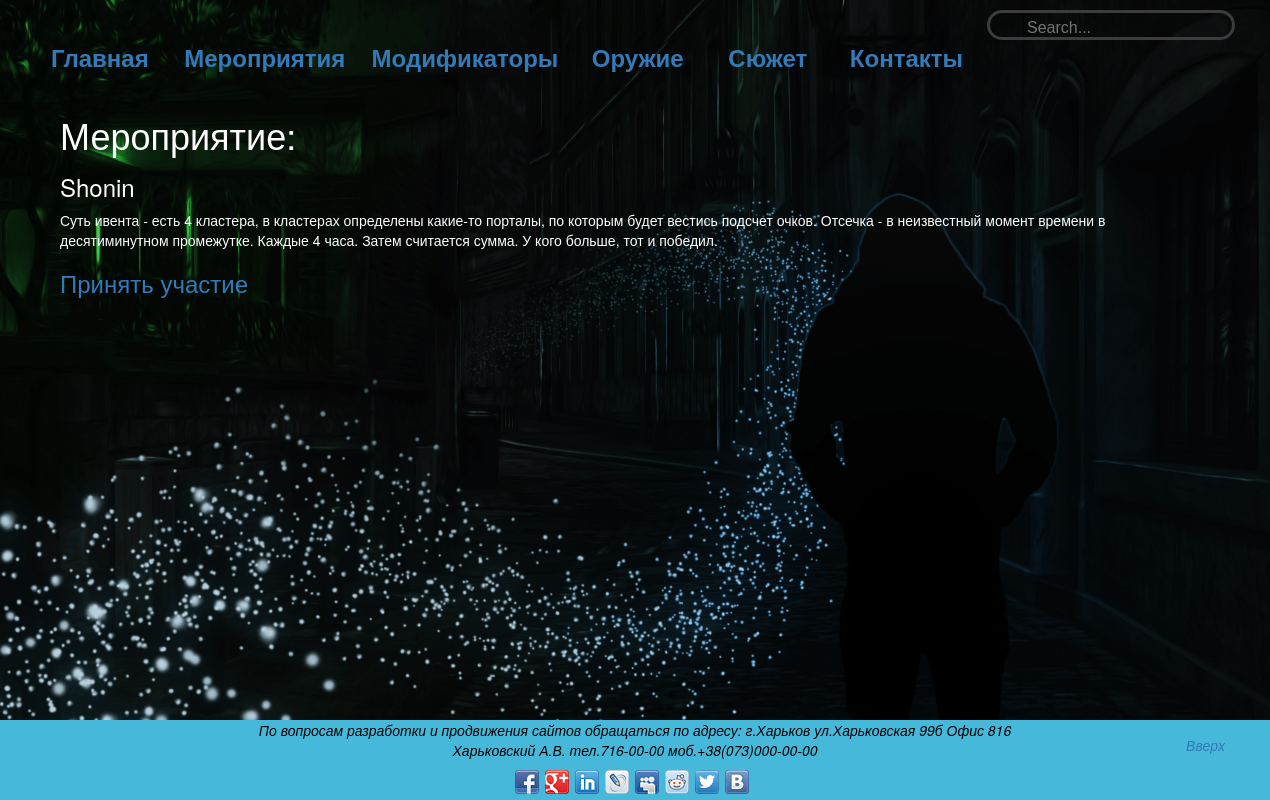
The app's page /events/1/ with its own data.
### events/models.py (models this page shows, shortened)
class Events(models.Model):
    name = models.CharField(max_length=200, unique=True, help_text='Название мероприятия')
    date = models.DateField(help_text='Дата проведения мероприятия')
    description = models.TextField(help_text='Описание мероприятия', blank=True)
    registration = models.BooleanField(help_text='Регистрация на мероприятие: обзательна или нет')
    location = models.CharField(max_length=255, help_text='Место проведения мероприятия')

### events/views.py (the view)
# urls.py: url(r'^(?P<pk>\d+)/$', views.EventsDetailView.as_view(), name='detail'),
class EventsDetailView(DetailView):
    model = Events
    template_name = 'events/detail.html'
    context_object_name = 'event'
    def get_queryset(self):
        qs = super().get_queryset()
        event_name = self.request.GET.get('event_name', None)
        if event_name:
            qs = qs.filter(event=event_name)
        return qs
    def get_context_data(self, **kwargs):
        context = super().get_context_data(**kwargs)
        context['event'] = Events.objects.filter(name=self.object.name)
        return context

### templates/events/detail.html (shortened to what this page needs)
{% extends "base.html" %}
{% load staticfiles %}
{% block content %}
  <div class="weapon">
     <h1>Мероприятие:</h1>
    <h3>{{ event.0.name }}</h3>
    {{ event.0.description }}
      <p><h3><a href="reg/">Принять участие</a></h3></p>
  </div>
{% endblock content %}

### static/css/style.css (style rules this page uses)
* { margin: 0; padding: 0; }
html, body { height: 35%; }
.weapon { color: white; margin: 60px; margin-top: 15px; }

### records on screen
Events: name "Shonin", description "Суть ивента - есть 4 кластера, в кластерах определены какие-то порталы, по которым будет вестись подсчет очков. Отсечка - в неизвестный момент времени в десятиминутном промежутке. Каждые 4 часа. Затем считается сумма. У кого больше, тот и победил."
